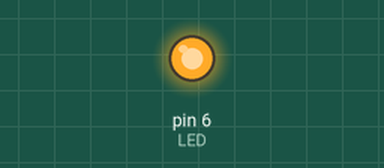
Bench run of a sketch on a simulated Arduino Uno, built with avr-gcc and run on an emulated ATmega328P. Parts: output pins drawn as LEDs (lit = HIGH).

Above: at 0.1 s.
Timing chart, 0 to 1.6 s (numbered marks = the images above):
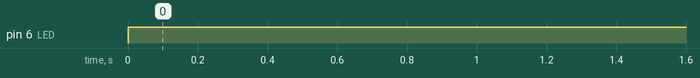

The sketch:

LED_Pulse.ino
```cpp
#define LED (6)

void setup() {
  pinMode(LED, OUTPUT);
}

boolean debug = 1;
long prev = 0;
boolean state = HIGH;

void loop() {
  if (!debug) {
    if ((millis() - prev) > 100) {
      digitalWrite(LED, !state);
      state = !state;

      prev = millis();
    }
  }
  else {
    digitalWrite(LED, HIGH);
  }
}
```

Measured:
- by itself, pin 6 (LED): LOW → HIGH at 0.00 s
